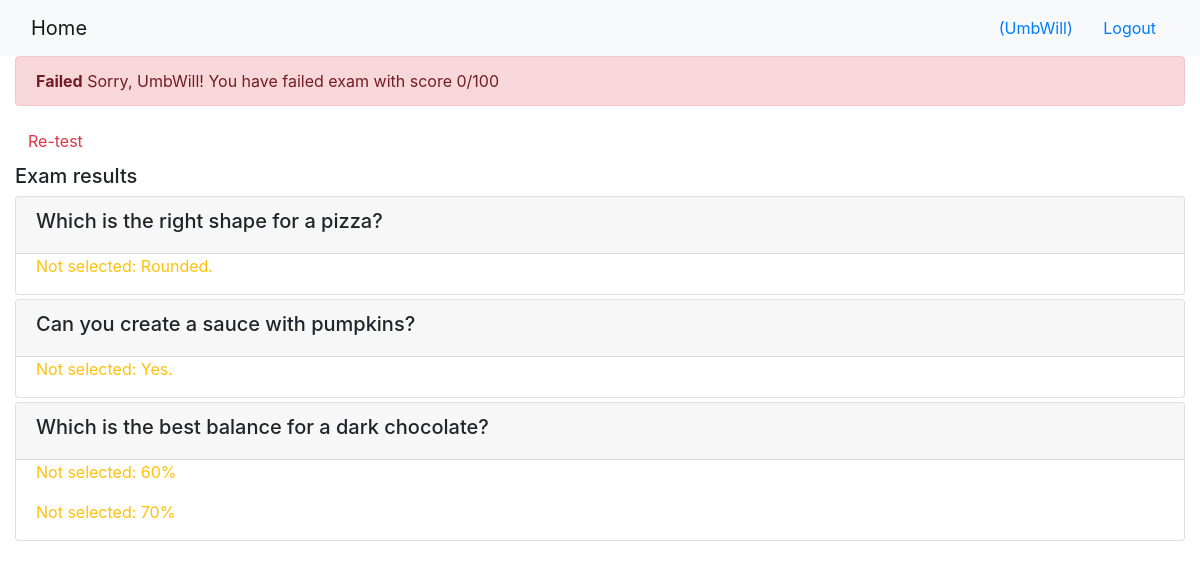
Page /onlinecourse/course/3/submission/3/result/ (signed in) on the committed database.
### onlinecourse/models.py (models this page shows, shortened)
class Question(models.Model):
    lessons = models.ForeignKey(Course, on_delete=models.CASCADE, null=True)
    grade = models.IntegerField(default=0)
    question_text = models.TextField(max_length=300)

class Choice(models.Model):
    questions = models.ForeignKey(Question, on_delete=models.CASCADE, null=True)
    choice_text = models.TextField(max_length=300)
    is_correct = models.BooleanField(default=False)
    courses = models.ForeignKey(Course, on_delete=models.CASCADE, null=True)

### onlinecourse/views.py (the view)
# urls.py: path('course/<int:course_id>/submission/<int:submission_id>/result/', views.show_exam_result, name='show_exam_result'),
def show_exam_result(request, course_id, submission_id):
    context = {}
    course = Course.objects.get(id=course_id)
    submission = Submission.objects.get(id=submission_id)
    choices = submission.choices.all()
    total_score = 0
    for choice in choices:
        if choice.is_correct:
            total_score += choice.questions.grade
    total_score = max(total_score, 0)
    context["course"] = course
    context["submission"] = submission
    context["grade"] = total_score
    print(context)
    return render(request, 'onlinecourse/exam_result_bootstrap.html', context)

### onlinecourse/models.py (called while the page is built)
    def __str__(self):
        return "Name: " + self.name + "," + \
               "Description: " + self.description

### onlinecourse/templates/onlinecourse/exam_result_bootstrap.html (shortened to what this page needs)
<!DOCTYPE html>
<html lang="en">
<head>
    {% load static %}
    <link rel="stylesheet" href="https://maxcdn.bootstrapcdn.com/bootstrap/4.5.2/css/bootstrap.min.css">
</head>
<body>
 <nav class="navbar navbar-light bg-light">
    <div class="container-fluid">
        <div class="navbar-header">
              <a class="navbar-brand" href="{% url 'onlinecourse:index' %}">Home</a>
        </div>
        <ul class="nav navbar-nav navbar-right">
            {% if user.is_authenticated %}
            <li>
                <a class="btn btn-link" href="#">{{ user.first_name }}({{ user.username }})</a>
                <a class="btn btn-link" href="{% url 'onlinecourse:logout' %}">Logout</a>
            </li>
            {% endif %}
        </ul>
    </div>
</nav>
<div class="container-fluid">
    {% if grade > 80 %}
        <div class="alert alert-success">
            <b>Congratulation, {{user.username}}!</b> You have passed the exam and completed the course with {{grade}}/100
        </div>
    {% else %}
        <div class="alert alert-danger">
            <b>Failed</b> Sorry, {{user.username}}! You have failed exam with score {{grade}}/100
        </div>
        <a class="btn btn-link text-danger" href="{% url 'onlinecourse:course_details' course.id %}">Re-test</a>
    {% endif %}
        <div class="card-columns-vertical mt-1">
        <h5 class="">Exam results</h5>
            <form id="questions" >
                    {% for question in course.question_set.all %}
                        <div class="card mt-1">
                            <div class="card-header">
                                <h5>{{question.question_text}}</h5>
                            </div>
                            <div class="for-group">
                                {% for choice in question.choice_set.all %}
                                    {% if choice.is_correct and choice not in submission.choices.all %}
                                        <div class="form-check">
                                            <label class="form-check-label">
                                                <p type="text" class="text-warning" id="{{choice.id}}" >
                                                    Not selected: {{choice.choice_text}}
                                                </p>
                                            </label>
                                        </div>
                                    {% endif %}
                                {% endfor %}
                            </div>
                        </div>
                    {% endfor %}
            </form>
        </div>
    </div>
</body>
</html>

### rows in the picture
Question: question_text "Which is the right shape for a pizza?"
Choice: choice_text "Rounded."
Question: question_text "Can you create a sauce with pumpkins?"
Choice: choice_text "Yes."
Question: question_text "Which is the best balance for a dark chocolate?"
Choice: choice_text "60%"
Choice: choice_text "70%"

### other values in the picture
{{ user.username }} "UmbWill"
{{ grade }} "0"
